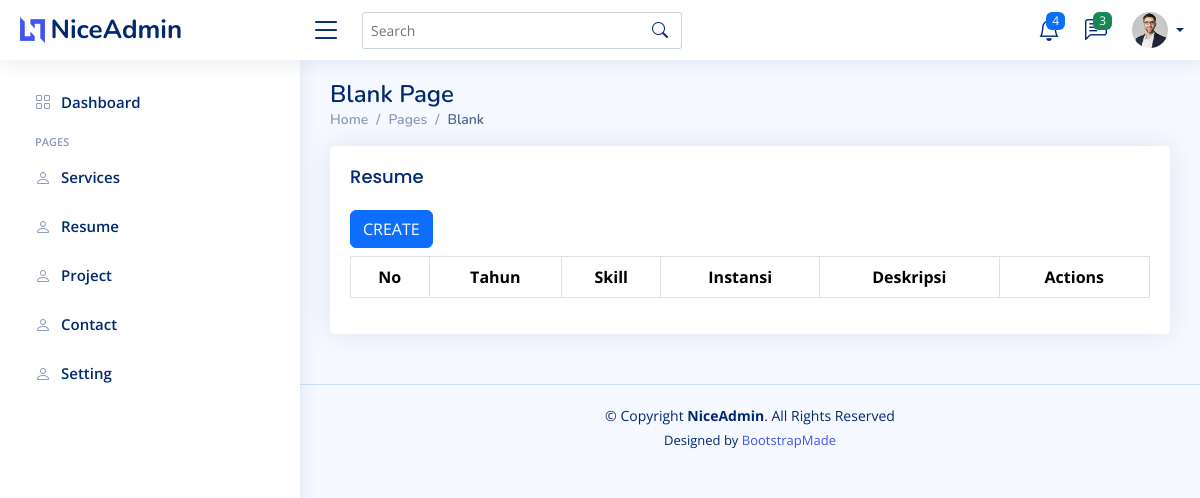
The app's page /admin/resume.php, older data.
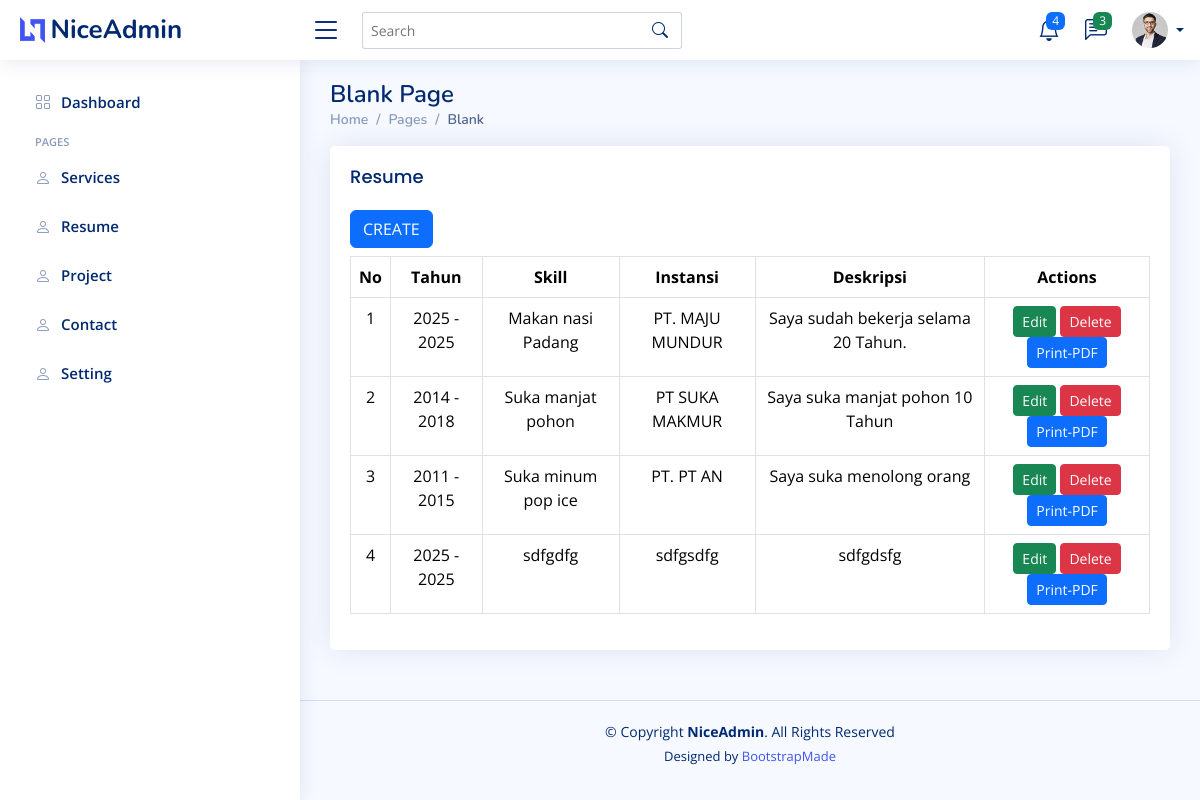
The same page, newer data.
### tables this page shows
CREATE TABLE `resume` (
  `id` int(4) NOT NULL,
  `tahun_awal` int(5) NOT NULL,
  `tahun_akhir` int(5) NOT NULL,
  `skill` varchar(45) NOT NULL,
  `instansi` varchar(45) NOT NULL,
  `deskripsi` text NOT NULL
);

### admin/resume.php (the view, shortened to what this page needs)
<?php
require_once "../koneksi.php";
$resume = mysqli_query($conn, "SELECT * FROM resume");
$rows = mysqli_fetch_all($resume, MYSQLI_ASSOC);
?>
<!DOCTYPE html>
<html lang="en">
<head>
    <link href="../assets/vendor/bootstrap/css/bootstrap.min.css" rel="stylesheet">
    <link href="../assets/vendor/bootstrap-icons/bootstrap-icons.css" rel="stylesheet">
    <link href="../assets/vendor/boxicons/css/boxicons.min.css" rel="stylesheet">
    <link href="../assets/vendor/quill/quill.snow.css" rel="stylesheet">
    <link href="../assets/vendor/quill/quill.bubble.css" rel="stylesheet">
    <link href="../assets/vendor/remixicon/remixicon.css" rel="stylesheet">
    <link href="../assets/vendor/simple-datatables/style.css" rel="stylesheet">
    <link href="../assets/css/style.css" rel="stylesheet">
</head>
<body>
    <?php include '../inc/navbar.php'; ?>
    <?php include '../inc/sidebar.php'; ?>
    <main id="main" class="main">
        <div class="pagetitle">
            <h1>Blank Page</h1>
            <nav>
                <ol class="breadcrumb">
                    <li class="breadcrumb-item"><a href="index.html">Home</a></li>
                    <li class="breadcrumb-item">Pages</li>
                    <li class="breadcrumb-item active">Blank</li>
                </ol>
            </nav>
        </div>
        <section class="section">
            <div class="row">
                <div class="col-lg-12">
                    <div class="card">
                        <div class="card-body">
                            <h5 class="card-title">Resume</h5>
                                <a class="btn btn-primary mb-2" href="add_edit_resume.php">CREATE</a>
                                <table class="table table-bordered text-center" id="myTable">
                                    <thead>
                                        <tr>
                                            <th>No</th>
                                            <th>Tahun</th>
                                            <th>Skill</th>
                                            <th>Instansi</th>
                                            <th>Deskripsi</th>
                                            <th>Actions</th>
                                        </tr>
                                    </thead>
                                    <tbody>
                                        <?php
                                        $no = 1;
                                        foreach ($rows as $row) {
                                        ?>
                                            <tr>
                                                <td><?php echo $no++ ?></td>
                                                <td><?php echo $row['tahun_awal'] . " - " . $row['tahun_akhir'] ?></td>
                                                <td><?php echo $row['skill'] ?></td>
                                                <td><?php echo $row['instansi'] ?></td>
                                                <td><?php echo $row['deskripsi'] ?></td>
                                                <td>
                                                    <a class="btn btn-success btn-sm" href="add_edit_resume.php?idEdit=<?php echo $row['id'] ?>">Edit</a>
                                                    <a class="btn btn-danger btn-sm" onclick="return confirm('Yakin ingin delete ?')" href="resume.php?idDel=<?php echo $row['id'] ?>">Delete</a>
                                                    <a target="_blank" href="print-pdf.php?idPrint=<?php echo $row['id'] ?>" class="btn btn-primary btn-sm">Print-PDF</a>
                                                </td>
                                            </tr>
                                        <?php
                                        }
                                        ?>
                                    </tbody>
                                </table>
                        </div>
                    </div>
                </div>
            </div>
        </section>
    </main>
    <footer id="footer" class="footer">
        <div class="copyright">
            &copy; Copyright <strong><span>NiceAdmin</span></strong>. All Rights Reserved
        </div>
        <div class="credits">
            Designed by <a href="https://bootstrapmade.com/">BootstrapMade</a>
        </div>
    </footer>
</body>
</html>

Row changes from the older to the newer data that the page shows:
added resume: tahun_awal "2025", tahun_akhir "2025", skill "Makan nasi Padang", instansi "PT. MAJU MUNDUR", deskripsi "Saya sudah bekerja selama 20 Tahun."
added resume: tahun_awal "2014", tahun_akhir "2018", skill "Suka manjat pohon", instansi "PT SUKA MAKMUR", deskripsi "Saya suka manjat pohon 10 Tahun"
added resume: tahun_awal "2011", tahun_akhir "2015", skill "Suka minum pop ice", instansi "PT. PT AN", deskripsi "Saya suka menolong orang"
added resume: tahun_awal "2025", tahun_akhir "2025", skill "sdfgdfg", instansi "sdfgsdfg", deskripsi "sdfgdsfg"
